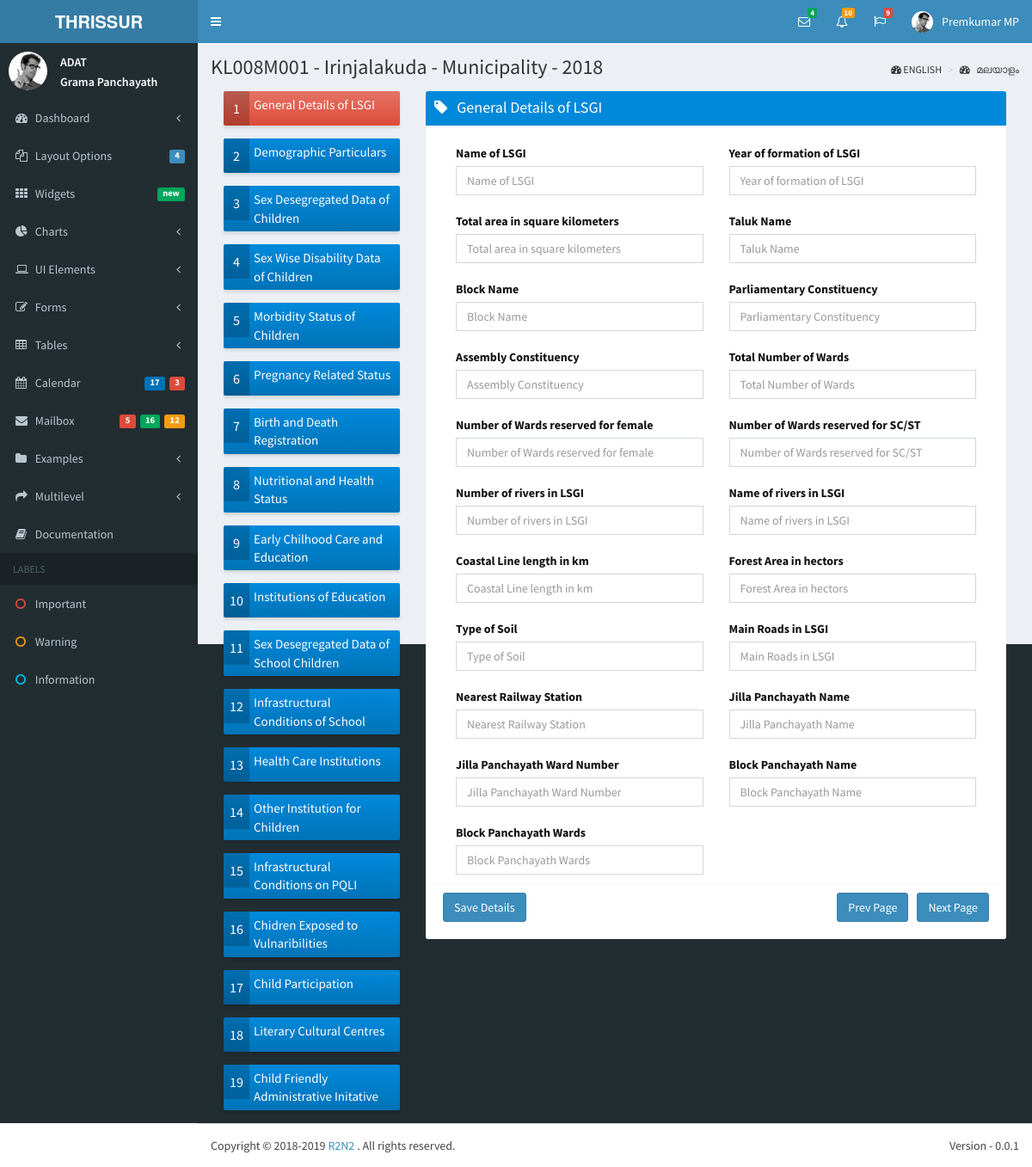
Screenshot of /data/data/ (signed in) with the database file from the repository.
### lsgd/models.py (models this page shows)
class Lsgd(models.Model):
    lsgd_code = models.CharField(max_length = 15, unique = True, primary_key = True)
    lsgd_name = models.CharField(max_length = 100, unique = True)
    lsgd_type = models.CharField(max_length = 15)
    lsgd_district = models.ForeignKey('District', on_delete = models.SET_NULL, null=True)
    lsgd_taluk = models.ForeignKey('Taluk', on_delete = models.SET_NULL, null = True)
    lsgd_block = models.ForeignKey('Block', on_delete = models.SET_NULL, null = True)
    lsgd_assembly = models.ForeignKey('Assembly', on_delete = models.SET_NULL, null = True)
    lsgd_parliament = models.ForeignKey('Parliament', on_delete = models.SET_NULL, null = True)

### qbnk/models.py (models this page shows)
class QuestionHeader(models.Model):
    header_code = models.CharField(max_length = 10, unique = True, primary_key = True)
    header_text = models.CharField(max_length = 100, unique = True)
    header_text_m = models.CharField(max_length = 100)
    header_remarks = models.CharField(max_length = 200, blank = True)

class QuestionBank(models.Model):
    question_code = models.CharField(max_length = 10, unique = True, primary_key = True)
    question_text = models.CharField(max_length = 500)
    question_text_m = models.CharField(max_length = 500)
    question_type = models.CharField(max_length = 10)
    question_options = models.CharField(max_length = 200, blank=True)

### data/views.py (the view, shortened to what this page needs)
# urls.py: url(r'data/$', views.data_page),
def data_page(request):
    current_header = 1
    lsgd_code = 'KL008M001'
    data_entry_year = 2018
    current_user = request.user
    questions =  QuestionBank.objects.filter(question_code__startswith = "Q001").values().order_by('question_code')
    headers = QuestionHeader.objects.all().values()
    lsgd_selected = Lsgd.objects.filter(lsgd_code = lsgd_code)
    current_header_text = headers[current_header-1].get('header_text')
    return render(request, 'data/data.html', {'headers': headers, 'current_header': current_header, 'current_header_text': current_header_text, \
                            'questions': questions, 'lsgd_selected': lsgd_selected, 'data_entry_year': data_entry_year, \
                            'current_user': current_user})

### data/templates/data/data.html (shortened to what this page needs)
{% extends 'r2n2/base.html' %}
{% block userinfo %}
          <li class="dropdown user user-menu">
            <a href="#" class="dropdown-toggle" data-toggle="dropdown">
              <img src="/static/dist/img/user2-160x160.jpg" class="user-image" alt="User Image">
              <span class="hidden-xs">{{ current_user.first_name}} {{ current_user.last_name}}</span>
            </a>
          </li>
{% endblock %}
{% block content_header %}
	<section class="content-header">
	<h1>
		{{ lsgd_selected.0.lsgd_code }} -
        {{ lsgd_selected.0.lsgd_name }} -
        {{ lsgd_selected.0.lsgd_type }} -
		{{ data_entry_year }}
    </h1>
	<ol class="breadcrumb">
        <li><i class="fa fa-dashboard"></i> ENGLISH</li>
        <li><a href="#"><i class="fa fa-dashboard"></i> മലയാളം </a></li>
     </ol>
    </section>
{% endblock %}
{% block content %}
<section class="content">
<section class="col-lg-3 col-md-3">
{% for h in headers %}
<div class="row">
        <div class="col-md-12 col-sm-6 col-xs-12">
		<form  method="post">
		{% if forloop.counter == current_header %}
          <a href="javascript:;" onclick="parentNode.submit();"> <div class="info-box bg-red-gradient">
		{% else %}
          <a href="javascript:;" onclick="parentNode.submit();"> <div class="info-box bg-blue-gradient">
		{% endif %}
            <span class="info-box-icon">{{ forloop.counter }}</span>
            <div class="info-box-content">
              <span class="info-box-number">{{ h.header_text}} </span>
            </div>
          </div>
        </div></a>
</div>
{% endfor %}
</section>
<section class="col-lg-9 col-md-9">
          <div class="box box-solid bg-blue-gradient">
            <div class="box-header with-border">
              <h3 class="box-title"><i class="fa fa-tag"></i> &nbsp; {{ current_header_text }}</h3>
			</div>
			<div class="box-footer text-black">
			<form  method="post">
            <div class="box-body">
			{% for q in questions %}
			{% if forloop.counter0|divisibleby:2 %}
			<section class="col-lg-6 col-md-6">
				<label for="{{q.question_text}}"> {{ q.question_text }} </label>
				<input id="{{ forloop.counter }}" name="f{{ forloop.counter }}" type="text" class="form-control" placeholder="{{ q.question_text }}">
			</section>
			{% else %}
			<section class="col-lg-6 col-md-6">
                 <label for="{{q.question_text}}">{{ q.question_text }}</label>
				  <input id="{{ forloop.counter }}" name="f{{ forloop.counter }}" type="text" class="form-control" placeholder="{{ q.question_text }}">
			</section>
			{% endif %}
			{% endfor %}
			</div>
			  <div class="box-footer">
                <button type="submit" name="save_details" value="save_Detials" class="btn btn-primary">Save Details</button>
                <button type="submit" name="next_page" value="next_page" class="btn btn-primary pull-right">Next Page </button>
			    <button type="submit" name="prev_page" value="prev_page" style='margin-right:10px' class="btn btn-primary pull-right">Prev Page </button>
              </div>
		    </div>
          </div>
		  </div>
{% endblock %}

### rows the page displays
Lsgd: lsgd_code "KL008M001", lsgd_name "Irinjalakuda", lsgd_type "Municipality"
QuestionHeader: header_text "General Details of LSGI"
QuestionHeader: header_text "Demographic Particulars"
QuestionHeader: header_text "Sex Desegregated Data of Children"
QuestionHeader: header_text "Sex Wise Disability Data of Children"
QuestionHeader: header_text "Morbidity Status of Children"
QuestionHeader: header_text "Pregnancy Related Status"
QuestionHeader: header_text "Birth and Death Registration"
QuestionHeader: header_text "Nutritional and Health Status"
QuestionHeader: header_text "Early Chilhood Care and Education"
QuestionHeader: header_text "Institutions of Education"
QuestionHeader: header_text "Sex Desegregated Data of School Children"
QuestionHeader: header_text "Infrastructural Conditions of School"
QuestionHeader: header_text "Health Care Institutions"
QuestionHeader: header_text "Other Institution for Children"
QuestionHeader: header_text "Infrastructural Conditions on PQLI"
QuestionHeader: header_text "Chidren Exposed to Vulnaribilities"
QuestionHeader: header_text "Child Participation"
QuestionHeader: header_text "Literary Cultural Centres"
QuestionHeader: header_text "Child Friendly Administrative Initative"
QuestionBank: question_text "Name of LSGI", f1 "Name of LSGI"
QuestionBank: question_text "Year of formation of LSGI"
QuestionBank: question_text "Total area in square kilometers"
QuestionBank: question_text "Taluk Name"
QuestionBank: question_text "Block Name"
QuestionBank: question_text "Parliamentary Constituency"
QuestionBank: question_text "Assembly Constituency"
QuestionBank: question_text "Total Number of Wards"
QuestionBank: question_text "Number of Wards reserved for female"
QuestionBank: question_text "Number of Wards reserved for SC/ST"
QuestionBank: question_text "Number of rivers in LSGI"
QuestionBank: question_text "Name of rivers in LSGI"
QuestionBank: question_text "Coastal Line length in km"
QuestionBank: question_text "Forest Area in hectors"
QuestionBank: question_text "Type of Soil"
QuestionBank: question_text "Main Roads in LSGI"
QuestionBank: question_text "Nearest Railway Station"
QuestionBank: question_text "Jilla Panchayath Name"
QuestionBank: question_text "Jilla Panchayath Ward Number"
QuestionBank: question_text "Block Panchayath Name"
QuestionBank: question_text "Block Panchayath Wards"

### other values shown
{{ current_user.first_name }} "Premkumar"
{{ current_user.last_name }} "MP"
{{ data_entry_year }} "2018"
